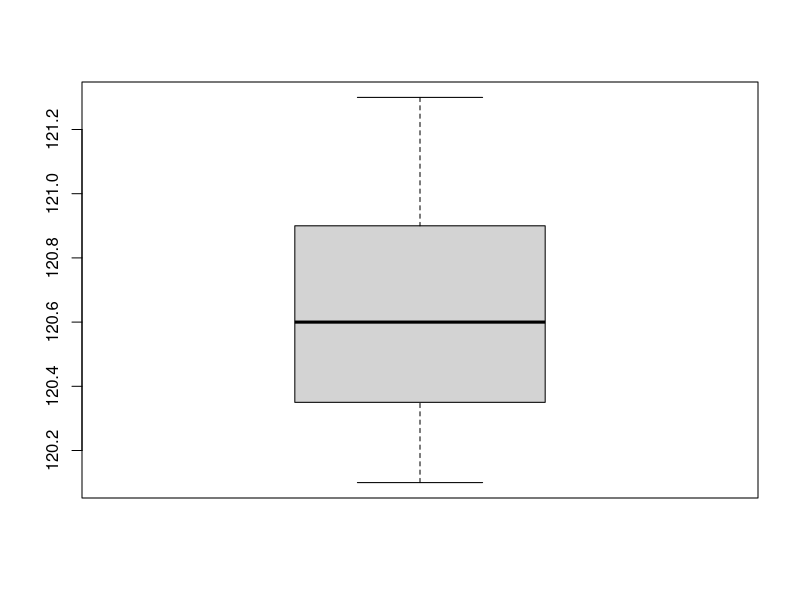
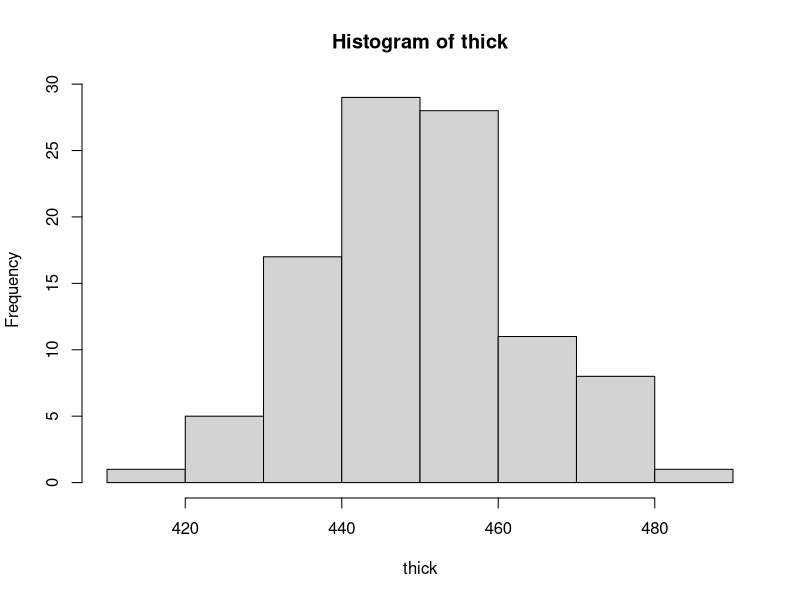
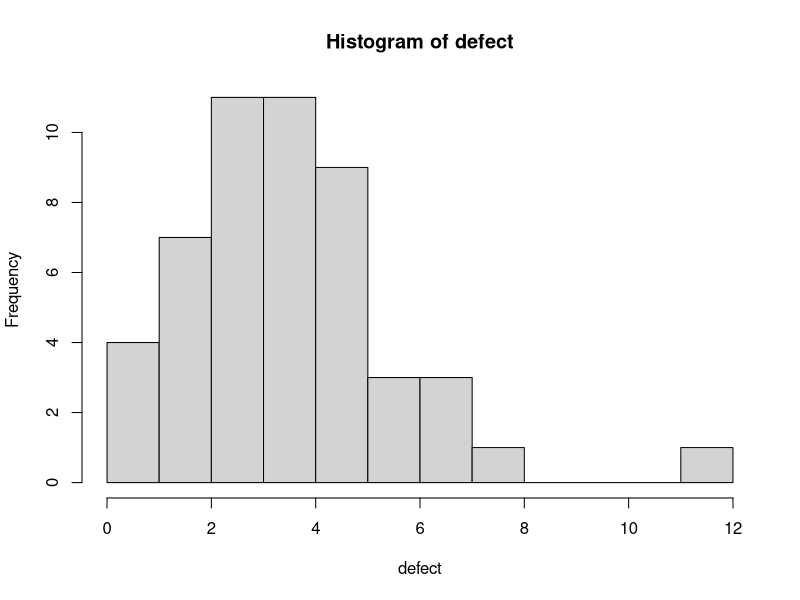

Recreate these plots in R, in order.
## ---- chunk 1
days <- c(36,37,26,36,46,35,47,35,34,36,42,43,36,56,32,46,30,37,43,17,26,28,27,45,33,22,27,16,22,33,30,24,23,22,30,31,17)
stem(days)



diameter <- c(120.5,120.9,120.3,121.3,120.4,120.2,120.1,120.5,120.7,121.1,120.9,120.8)
boxplot(diameter)

## ---- chunk 2
thick <- c(438,413,444,468,445,472,474,454,455,449,450,450,450,459,466,470,457,441,450,445,487,430,446,450,456,433,455,459,423,455,451,437,444,453,434,454,448,435,432,441,452,465,466,473,471,464,478,446,459,464,441,444,458,454,437,443,465,435,444,457,444,471,471,458,459,449,462,460,445,437,461,453,452,438,445,435,454,428,454,434,432,431,455,447,454,435,425,449,449,452,471,458,445,463,423,451,440,442,441,439)
hist(thick)

defect <- c(6,1,5,7,8,6,0,2,4,2,5,2,4,4,1,4,1,7,2,3,4,3,3,3,6,3,2,3,4,5,5,2,3,4,4,4,2,3,5,7,5,4,5,5,4,5,3,3,3,12)
hist(defect,12)
## ---- chunk 3
mean(thick)
